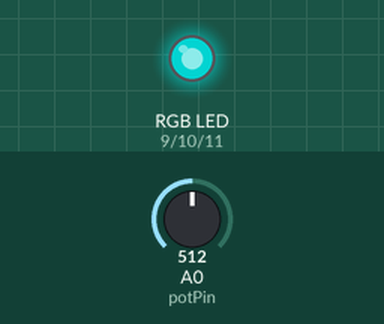
Recording of a sketch running on a simulated Arduino Uno, built with avr-gcc and run on an emulated ATmega328P. Parts: an RGB LED mixed from three pins (HIGH = lit). Inputs (shaded band) come from the test bench; at power-on: A0 (potPin) = 512. Dim RGB values are drawn brighter than linear.

Above: at 1.2 s.
1.3 s: A0 (potPin) set to 331
At 1.6 s:
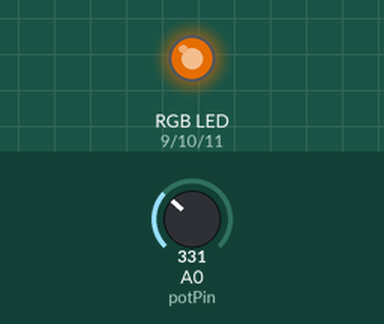
2.8 s: A0 (potPin) set to 351
At 4.0 s:
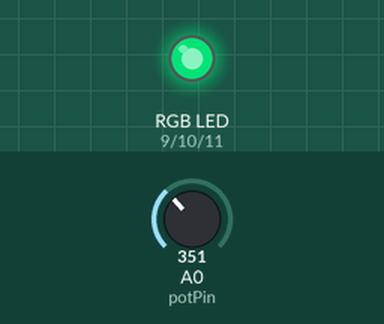
4.3 s: A0 (potPin) set to 122
At 5.1 s:
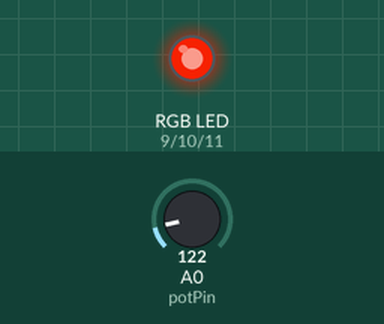
5.8 s: A0 (potPin) set to 0
At 6.3 s:
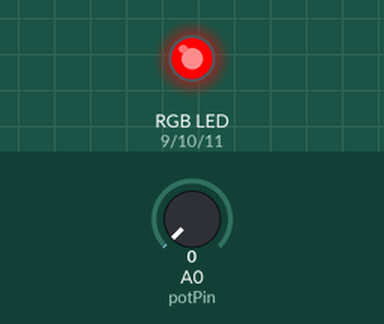
7.3 s: A0 (potPin) set to 692
At 8.5 s:
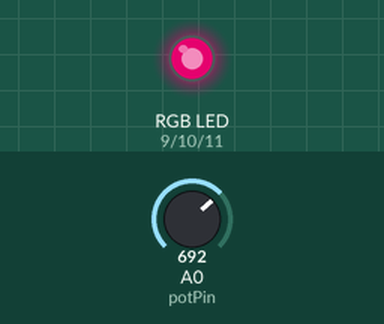
8.8 s: A0 (potPin) set to 511
At 9.7 s:
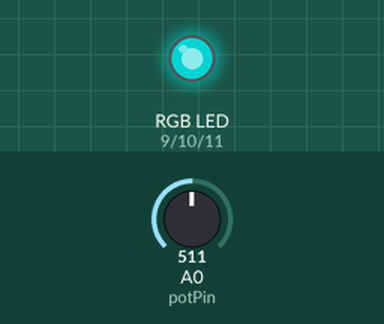
Timing chart, 0 to 11.3 s (numbered marks = the images above; inputs shaded):
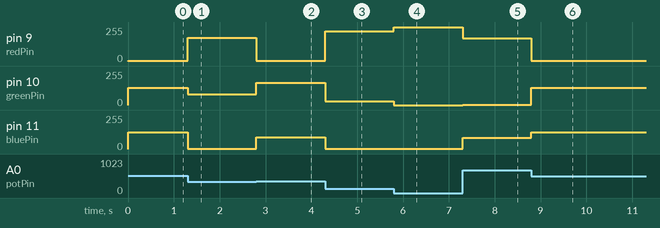

The sketch:

07_02_SlidePotentiometer2.ino
```cpp
/* Coding Array STARTER Kit for Arduino

   CAK Starter Code 07_02_SlidePotentiometer2

   As the variable resistance value increases, the color of the RGB LED changes to red->green->blue

    made by Coding Array
    we@codingarray.cc
*/

int potPin = A0;           // Output of variable resistance connected to analogue pin A0
int potVal = 0;           // Variables that store analog (0-1023) values read from variable resistance

const int redPin = 9;          // Red LED No. 9
const int greenPin = 10;       // Green LED No. 10
const int bluePin = 11 ;       // Blue LED No. 11

int redV = 0;                   // Set red LED analog value (0-255)
int greenV = 0;                 // Set green LED analog value (0-255)
int blueV = 0;                  // Set blue LED analog value (0-255)

void setup() {
  pinMode(redPin, OUTPUT);   // Set pin 9 to output
  pinMode(greenPin, OUTPUT); // Set pin 10 to output
  pinMode(bluePin, OUTPUT);  // Set pin 11 to output
}

void loop() {
  potVal = analogRead(potPin);              // The analog output value of variable resistance is read from the A0 pin (0-1023).
  int ledLevel = map(potVal, 0, 1023, 0, 255); // Converts the analog input value to the analog output value (0-255)

  if (potVal < 341){  // When the value of variable resistance is 1 divided into three stages (0-340)
    redV = 255 - ledLevel;      // The red is getting lighter
    greenV = ledLevel;          // The green is getting darker
    blueV = 1;                  // Blue has no effect
  }

  else if (potVal < 682) { // When the value of variable resistance is 2 divided into three stages (341-681)
    redV = 1;                           // Red has no effect
    greenV = 255 - ledLevel;            //The green is getting lighter
    blueV = ledLevel;                   // The blue is getting darker
  }

  else { // When the value of variable resistance is 3 divided into three stages (682-1023)
    redV = ledLevel;                     // The Red is getting darker
    greenV = 1;                          // Green has no effect
    blueV = 255 - ledLevel;              // The blue is getting lighter
  }

  analogWrite(redPin, redV);            // Write values to red pins
  analogWrite(greenPin, greenV);        // Write values to green pins
  analogWrite(bluePin, blueV);          // Write values to blue pins
}
```

Measured:
- after the input at 1.3 s, pin 9 (redPin): 1/255 → 173/255 at once; pin 10 (greenPin): 128/255 → 82/255 at once; pin 11 (bluePin): 127/255 → 1/255 at once
- after the input at 2.8 s, pin 9 (redPin): 173/255 → 1/255 at once; pin 10 (greenPin): 82/255 → 168/255 at once; pin 11 (bluePin): 1/255 → 87/255 at once
- after the input at 4.3 s, pin 9 (redPin): 1/255 → 225/255 at once; pin 10 (greenPin): 168/255 → 30/255 at once; pin 11 (bluePin): 87/255 → 1/255 at once
- after the input at 5.8 s, pin 9 (redPin): 225/255 → 255/255 at once; pin 10 (greenPin): 30/255 → 0/255 at once
- after the input at 7.3 s, pin 9 (redPin): 255/255 → 172/255 at once; pin 10 (greenPin): 0/255 → 1/255 at once; pin 11 (bluePin): 1/255 → 83/255 at once
- after the input at 8.8 s, pin 9 (redPin): 172/255 → 1/255 at once; pin 10 (greenPin): 1/255 → 128/255 at once; pin 11 (bluePin): 83/255 → 127/255 at once
